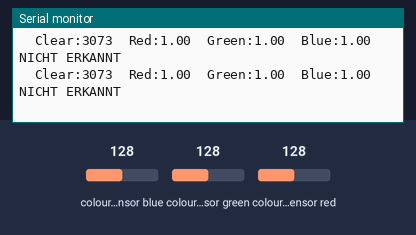
A sketch run on a simulated Arduino Uno, built with avr-gcc and run on an emulated ATmega328P. On the bench: the last lines printed to the serial monitor. The test bench sets the inputs (shaded band); at power-on: colour sensor blue 128, colour sensor green 128, colour sensor red 128.

Above: at 1.2 s.
1.3 s: colour sensor blue set to 5
At 1.59 s:
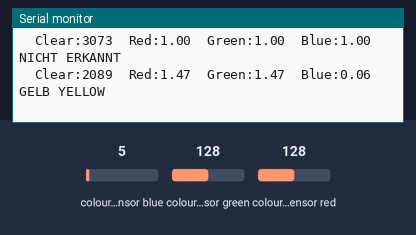
3.4 s: colour sensor green set to 5
At 3.61 s:
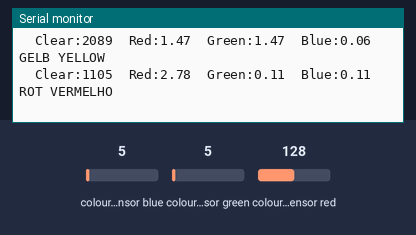
5.4 s: colour sensor green set to 64
At 5.63 s:
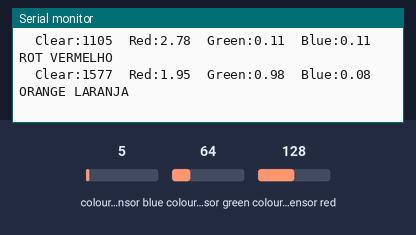
7.4 s: colour sensor red set to 5
At 7.64 s:
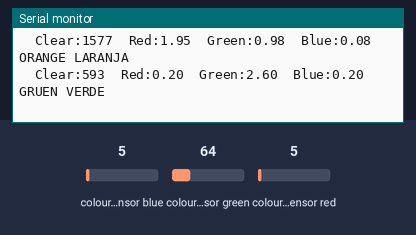
9.4 s: colour sensor blue set to 128
At 9.66 s:
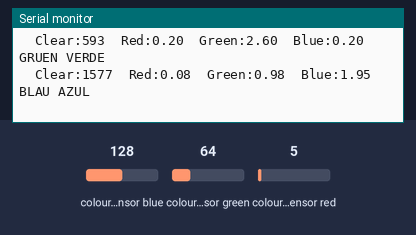

The sketch:

sketch_aug28a.ino
```cpp
#include <Adafruit_TCS34725.h>


// Color Sensor-Objekt initialisieren
// Parameter siehe: https://learn.adafruit.com/adafruit-color-sensors/program-it
Adafruit_TCS34725 tcs = Adafruit_TCS34725(TCS34725_INTEGRATIONTIME_50MS, TCS34725_GAIN_1X);

// setup() wird einmal beim Start des Arduino ausgeführt
void setup() {

 // Serielle Kommunikation zur Ausgabe der Wert im seriellen Monitor
 Serial.begin(9600);
 Serial.println("Makerblog.at - MuMs Color Sensor");

 // Überprüfen, ob Color Sensor sich auch zurückmeldet
 if (tcs.begin()) {
 // Alles OK
 Serial.println("Sensor gefunden");
 } else {
 // Kein Sensor gefunden. Programm an dieser Stelle einfrieren
 Serial.println("TCS34725 nicht gefunden ... Ablauf gestoppt!");
 while (1); // Halt!
 }


}

// loop() wird wiederholt, solange der Arduino läuft
void loop() {

 // Der Sensor liefert Werte für R, G, B und einen Clear-Wert zurück
 uint16_t clearcol, red, green, blue;
 float average, r, g, b;
 delay(100); // Farbmessung dauert c. 50ms
 tcs.getRawData(&red, &green, &blue, &clearcol);

 // Mein Versuch einer Farbbestimmung für
 // die 5 M&M-Farben Rot, Grün, Blau, Orange und Gelb

 // Durchschnitt von RGB ermitteln
 average = (red+green+blue)/3;
 // Farbwerte durch Durchschnitt,
 // alle Werte bewegen sich jetzt rund um 1
 r = red/average;
 g = green/average;
 b = blue/average;

 // Clear-Wert und r,g,b seriell ausgeben zur Kontrolle
 // r,g und b sollten sich ca. zwischen 0,5 und 1,5
 // bewegen. Sieht der Sensor rot, dann sollte r deutlich über 1.0
 // liegen, g und b zwischen 0.5 und 1.0 usw.
 Serial.print("\tClear:"); Serial.print(clearcol);
 Serial.print("\tRed:"); Serial.print(r);
 Serial.print("\tGreen:"); Serial.print(g);
 Serial.print("\tBlue:"); Serial.print(b);

 // Versuch der Farbfeststellung anhand der r,g,b-Werte.
 // Am besten mit Rot, Grün, Blau anfangen die die Schwellenwerte
 // mit der seriellen Ausgabe entsprechend anpassen
 if ((r > 1.4) && (g < 0.9) && (b < 0.9)) {
 Serial.print("\tROT VERMELHO");

 }
 else if ((r < 0.95) && (g > 1.4) && (b < 0.9)) {
 Serial.print("\tGRUEN VERDE");

 }
 else if ((r < 0.8) && (g < 1.2) && (b > 1.2)) {
 Serial.print("\tBLAU AZUL");

 }
 // Gelb und Orange sind etwas tricky, aber nach etwas
 // Herumprobieren haben sich bei mir diese Werte als
 // gut erwiesen
 else if ((r > 1.15) && (g > 1.15) && (b < 0.7)) {
 Serial.print("\tGELB YELLOW");

 }
 else if ((r > 1.4) && (g < 1.0) && (b < 0.7)) {
 Serial.print("\tORANGE LARANJA");

 }
 // Wenn keine Regel greift, dann ehrlich sein
 else {
 Serial.print("\tNICHT ERKANNT");
 // myservo.write(nonePos);
 }


 // Zeilenwechsel ausgeben
 Serial.println("");

 // Wartezeit anpassen für serielles Debugging
 delay(100);

}
```

Measured:
- after the input at 1.3 s, the serial monitor: prints a new line after 0.11 s (image 1)
- after the input at 3.4 s, the serial monitor: prints a new line at once (image 2)
- after the input at 5.4 s, the serial monitor: prints a new line at once (image 3)
- after the input at 7.4 s, the serial monitor: prints a new line after 0.06 s (image 4)
- after the input at 9.4 s, the serial monitor: prints a new line after 0.08 s (image 5)
